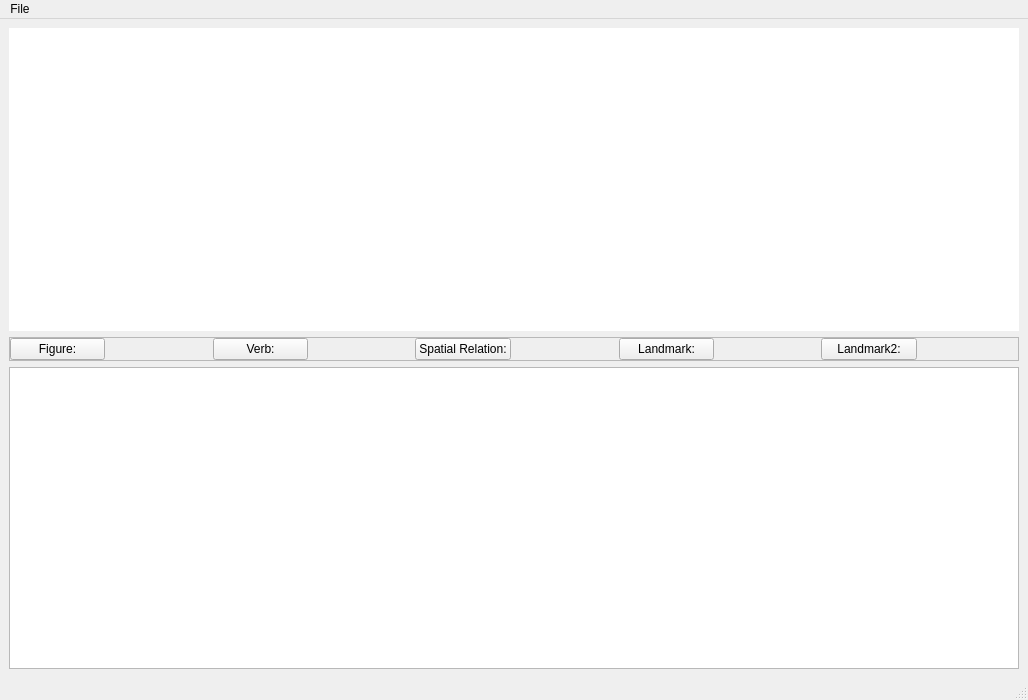
<?xml version="1.0" encoding="UTF-8"?>
<ui version="4.0">
 <class>MainWindow</class>
 <widget class="QMainWindow" name="MainWindow">
  <property name="geometry">
   <rect>
    <x>0</x>
    <y>0</y>
    <width>1028</width>
    <height>700</height>
   </rect>
  </property>
  <property name="windowTitle">
   <string>MainWindow</string>
  </property>
  <widget class="QWidget" name="centralwidget">
   <layout class="QHBoxLayout" name="horizontalLayout">
    <item>
     <widget class="QFrame" name="frame">
      <property name="frameShape">
       <enum>QFrame::NoFrame</enum>
      </property>
      <property name="frameShadow">
       <enum>QFrame::Raised</enum>
      </property>
      <layout class="QVBoxLayout" name="verticalLayout">
       <property name="margin">
        <number>0</number>
       </property>
       <item>
        <widget class="QTextEdit" name="instructionEdit">
         <property name="frameShape">
          <enum>QFrame::NoFrame</enum>
         </property>
         <property name="textInteractionFlags">
          <set>Qt::TextSelectableByKeyboard|Qt::TextSelectableByMouse</set>
         </property>
        </widget>
       </item>
       <item>
        <widget class="QFrame" name="frame_2">
         <property name="frameShape">
          <enum>QFrame::StyledPanel</enum>
         </property>
         <property name="frameShadow">
          <enum>QFrame::Raised</enum>
         </property>
         <layout class="QHBoxLayout" name="horizontalLayout_2">
          <property name="margin">
           <number>0</number>
          </property>
          <item>
           <widget class="QPushButton" name="figureButton">
            <property name="text">
             <string>Figure:</string>
            </property>
            <property name="shortcut">
             <string>F</string>
            </property>
           </widget>
          </item>
          <item>
           <widget class="QLabel" name="figureLabel">
            <property name="text">
             <string/>
            </property>
           </widget>
          </item>
          <item>
           <widget class="QPushButton" name="verbButton">
            <property name="text">
             <string>Verb:</string>
            </property>
            <property name="shortcut">
             <string>V</string>
            </property>
           </widget>
          </item>
          <item>
           <widget class="QLabel" name="verbLabel">
            <property name="text">
             <string/>
            </property>
           </widget>
          </item>
          <item>
           <widget class="QPushButton" name="spatialRelationButton">
            <property name="text">
             <string>Spatial Relation:</string>
            </property>
            <property name="shortcut">
             <string>S</string>
            </property>
           </widget>
          </item>
          <item>
           <widget class="QLabel" name="spatialRelationLabel">
            <property name="text">
             <string/>
            </property>
           </widget>
          </item>
          <item>
           <widget class="QPushButton" name="landmarkButton">
            <property name="text">
             <string>Landmark:</string>
            </property>
            <property name="shortcut">
             <string>L</string>
            </property>
           </widget>
          </item>
          <item>
           <widget class="QLabel" name="landmarkLabel">
            <property name="text">
             <string/>
            </property>
           </widget>
          </item>
          <item>
           <widget class="QPushButton" name="landmark2Button">
            <property name="text">
             <string>Landmark2:</string>
            </property>
            <property name="shortcut">
             <string>2</string>
            </property>
           </widget>
          </item>
          <item>
           <widget class="QLabel" name="landmark2Label">
            <property name="text">
             <string/>
            </property>
           </widget>
          </item>
         </layout>
        </widget>
       </item>
       <item>
        <widget class="QTableView" name="annotationTable">
         <property name="selectionBehavior">
          <enum>QAbstractItemView::SelectRows</enum>
         </property>
        </widget>
       </item>
      </layout>
     </widget>
    </item>
   </layout>
  </widget>
  <widget class="QMenuBar" name="menubar">
   <property name="geometry">
    <rect>
     <x>0</x>
     <y>0</y>
     <width>1028</width>
     <height>25</height>
    </rect>
   </property>
   <widget class="QMenu" name="menuFile">
    <property name="title">
     <string>File</string>
    </property>
   </widget>
   <addaction name="menuFile"/>
  </widget>
  <widget class="QStatusBar" name="statusbar"/>
  <action name="actionSave">
   <property name="text">
    <string>Save</string>
   </property>
   <property name="shortcut">
    <string>Ctrl+X, Ctrl+S</string>
   </property>
  </action>
  <action name="actionExportAsDotty">
   <property name="text">
    <string>Export as dotty</string>
   </property>
  </action>
 </widget>
 <resources/>
 <connections/>
</ui>
